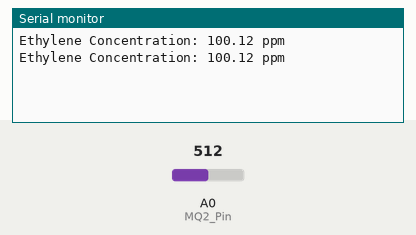
The sketch below on a simulated Arduino Uno, built with avr-gcc and run on an emulated ATmega328P. On the bench: the last lines printed to the serial monitor. Inputs (shaded band) come from the test bench; at power-on: A0 (MQ2_Pin) = 512.

Above: at 1.8 s.
1.9 s: A0 (MQ2_Pin) set to 716
At 2.8 s:
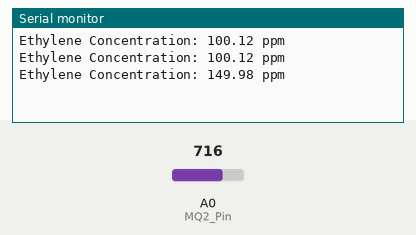
3.4 s: A0 (MQ2_Pin) set to 900
At 4.5 s:
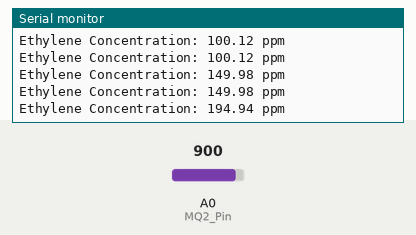
Timing chart, 0 to 6.4 s (numbered marks = the images above; inputs shaded):
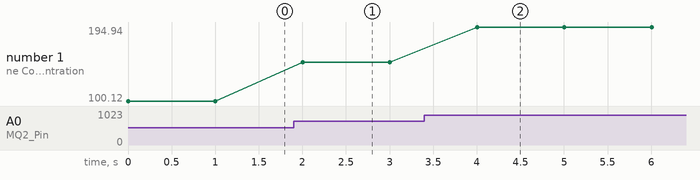

The sketch:

MQ_2_Ethylene_Gas.ino
```cpp
#define MQ2_Pin A0
void setup() {
  Serial.begin(9600);
}
void loop() {
  int sensorValue = analogRead(MQ2_Pin);
  float voltage = sensorValue * (5.0 / 1023.0);

  //Serial.print("Voltage: ");
  //Serial.print(voltage);
  Serial.print("Ethylene Concentration: ");
  float ppm=(voltage - 0.5) * 50.0;
  //Serial.print((voltage - 0.5) * 50.0);
  Serial.print(ppm);
  Serial.println(" ppm");
  delay(1000);
}
```

Measured:
- after the input at 1.9 s, the serial monitor: prints a new line after 0.10 s (image 1)
- after the input at 3.4 s, the serial monitor: prints a new line after 0.60 s (image 2)
- plotted number 1: 100.12 → 149.98 after the input at 1.9 s, 149.98 → 194.94 after the input at 3.4 s
